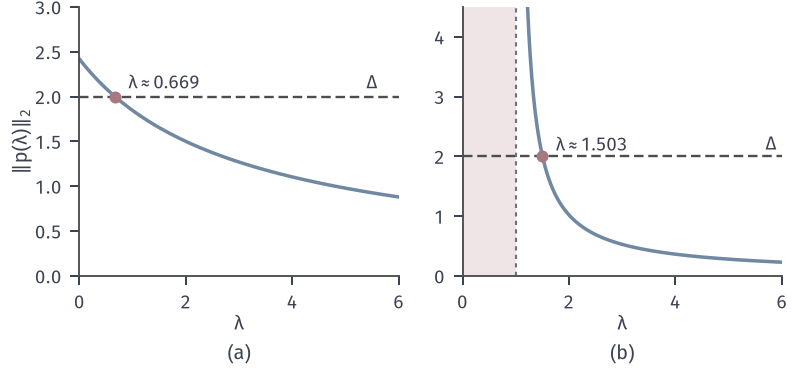

This chart was generated by the following Python code:
from pathlib import Path
import sys
sys.path.insert(0, str(Path(__file__).resolve().parents[1]/"tr-common"))
from tr_core import *
HERE = Path(__file__).resolve().parent
# ||p(lambda)|| 随 lambda 的变化：(a) (2,2) 处 B 正定；(b) 原点处 B 不定。
fig, axs = figure(width_mm=112, height_mm=52, ncols=2)
ax = axs[0]; L = np.linspace(0, 6, 400); N = np.hypot(7/(11+L), 7/(3+L))
ax.plot(L, N, color=BLUE, lw=1.4); ax.axhline(2, color=EDGE, lw=.95, ls=(0, (4, 2)))
l = exact(A_G, A_B, 2.)[1]; ax.plot([l], [2], 'o', color=RED, ms=4.8, mew=0, zorder=6)
ax.text(l+.25, 2.08, '$\\lambda\\approx 0.669$', fontsize=7.5); ax.text(5.6, 2.05, '$\\Delta$', ha='right', va='bottom', fontsize=7.5)
ax.set_xlim(0, 6); ax.set_ylim(0, 3); ax.set_xlabel('$\\lambda$', labelpad=1); ax.set_ylabel(r'$\Vert p(\lambda)\Vert_2$', labelpad=1)
ax = axs[1]; L = np.linspace(1.04, 6, 500); N = np.hypot(1/(L-1), 1/(L+3))
ax.axvspan(0, 1, facecolor=RED_FILL, edgecolor='none', zorder=0)
ax.plot(L, N, color=BLUE, lw=1.4); ax.axhline(2, color=EDGE, lw=.95, ls=(0, (4, 2)))
l = exact(O_G, O_B, 2.)[1]; ax.plot([l], [2], 'o', color=RED, ms=4.8, mew=0, zorder=6)
ax.text(l+.25, 2.08, '$\\lambda\\approx 1.503$', fontsize=7.5); ax.text(5.9, 2.05, '$\\Delta$', ha='right', va='bottom', fontsize=7.5)
ax.axvline(1, color=MUTED, lw=.85, ls=(0, (2, 2))); ax.set_xlim(0, 6); ax.set_ylim(0, 4.5); ax.set_xlabel('$\\lambda$', labelpad=1)
panels(fig, .1, .985, .98, .25, .2); tags(fig, axs)
save(fig, HERE, 'figure', {'A': 'g=(7,7),B=diag(11,3)', 'O': 'g=(1,1),B=diag(-1,3)', 'radius': 2})
